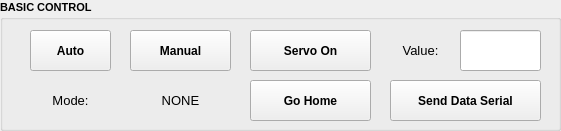
   <widget class="QGroupBox" name="gr_Basic_Control">
    <property name="geometry">
     <rect>
      <x>30</x>
      <y>280</y>
      <width>561</width>
      <height>131</height>
     </rect>
    </property>
    <property name="font">
     <font>
      <pointsize>8</pointsize>
      <weight>75</weight>
      <bold>true</bold>
     </font>
    </property>
    <property name="title">
     <string>BASIC CONTROL</string>
    </property>
    <widget class="QPushButton" name="btn_Serial">
     <property name="geometry">
      <rect>
       <x>390</x>
       <y>80</y>
       <width>151</width>
       <height>41</height>
      </rect>
     </property>
     <property name="font">
      <font>
       <pointsize>9</pointsize>
       <weight>75</weight>
       <bold>true</bold>
      </font>
     </property>
     <property name="text">
      <string>Send Data Serial</string>
     </property>
    </widget>
    <widget class="QLineEdit" name="txt_Pulse">
     <property name="geometry">
      <rect>
       <x>460</x>
       <y>30</y>
       <width>81</width>
       <height>41</height>
      </rect>
     </property>
     <property name="font">
      <font>
       <pointsize>9</pointsize>
       <weight>50</weight>
       <bold>false</bold>
      </font>
     </property>
     <property name="alignment">
      <set>Qt::AlignCenter</set>
     </property>
    </widget>
    <widget class="QPushButton" name="btn_Servo">
     <property name="geometry">
      <rect>
       <x>250</x>
       <y>30</y>
       <width>121</width>
       <height>41</height>
      </rect>
     </property>
     <property name="font">
      <font>
       <pointsize>9</pointsize>
       <weight>75</weight>
       <bold>true</bold>
      </font>
     </property>
     <property name="text">
      <string>Servo On</string>
     </property>
    </widget>
    <widget class="QPushButton" name="btn_Home">
     <property name="geometry">
      <rect>
       <x>250</x>
       <y>80</y>
       <width>121</width>
       <height>41</height>
      </rect>
     </property>
     <property name="font">
      <font>
       <pointsize>9</pointsize>
       <weight>75</weight>
       <bold>true</bold>
      </font>
     </property>
     <property name="text">
      <string>Go Home</string>
     </property>
    </widget>
    <widget class="QPushButton" name="btn_Manual">
     <property name="geometry">
      <rect>
       <x>130</x>
       <y>30</y>
       <width>101</width>
       <height>41</height>
      </rect>
     </property>
     <property name="font">
      <font>
       <pointsize>9</pointsize>
       <weight>75</weight>
       <bold>true</bold>
      </font>
     </property>
     <property name="text">
      <string>Manual</string>
     </property>
    </widget>
    <widget class="QPushButton" name="btn_Auto">
     <property name="geometry">
      <rect>
       <x>30</x>
       <y>30</y>
       <width>81</width>
       <height>41</height>
      </rect>
     </property>
     <property name="font">
      <font>
       <pointsize>9</pointsize>
       <weight>75</weight>
       <bold>true</bold>
      </font>
     </property>
     <property name="text">
      <string>Auto</string>
     </property>
    </widget>
    <widget class="QLabel" name="lb_Mode_Value">
     <property name="geometry">
      <rect>
       <x>130</x>
       <y>80</y>
       <width>101</width>
       <height>41</height>
      </rect>
     </property>
     <property name="font">
      <font>
       <pointsize>10</pointsize>
       <weight>50</weight>
       <bold>false</bold>
      </font>
     </property>
     <property name="lineWidth">
      <number>0</number>
     </property>
     <property name="text">
      <string>NONE</string>
     </property>
     <property name="alignment">
      <set>Qt::AlignCenter</set>
     </property>
    </widget>
    <widget class="QLabel" name="lb_Mode">
     <property name="geometry">
      <rect>
       <x>40</x>
       <y>80</y>
       <width>61</width>
       <height>41</height>
      </rect>
     </property>
     <property name="font">
      <font>
       <pointsize>10</pointsize>
       <weight>50</weight>
       <bold>false</bold>
      </font>
     </property>
     <property name="lineWidth">
      <number>0</number>
     </property>
     <property name="text">
      <string>Mode:</string>
     </property>
     <property name="alignment">
      <set>Qt::AlignCenter</set>
     </property>
    </widget>
    <widget class="QLabel" name="lb_Value">
     <property name="geometry">
      <rect>
       <x>390</x>
       <y>30</y>
       <width>61</width>
       <height>41</height>
      </rect>
     </property>
     <property name="font">
      <font>
       <pointsize>10</pointsize>
       <weight>50</weight>
       <bold>false</bold>
      </font>
     </property>
     <property name="lineWidth">
      <number>0</number>
     </property>
     <property name="text">
      <string>Value:</string>
     </property>
     <property name="alignment">
      <set>Qt::AlignCenter</set>
     </property>
    </widget>
   </widget>
